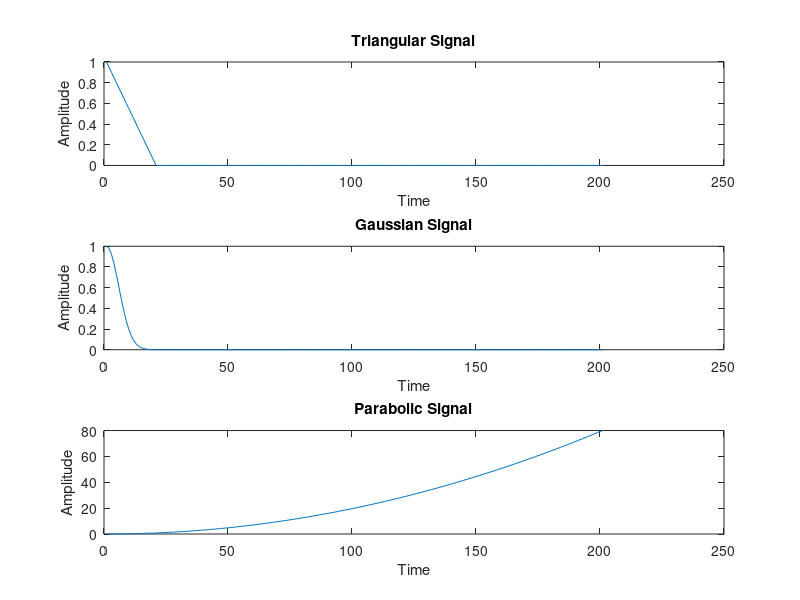

Source code (MATLAB):
clc;clear all;close all;
%Triangular Signal
a=2;
t=0:0.1:20;
x1=1-abs(t)/a;
x2=0;
x=x1.*(abs(t)<=a)+ x2.*(abs(t)>a);
subplot(3,1,1);plot(x);
xlabel('Time');ylabel('Amplitude');
title('Triangular Signal');
% Gaussian Waveforms:
a=2;
x=exp(-a.*(t.^2));
subplot(3,1,2);plot(x);
xlabel('Time');ylabel('Amplitude');
title('Gaussian Signal');
% Parabolic Signal:
a=0.4;
x1=(a*(t.^2))/2;
x2=0;
x=x1.*(t>=0)+ x2.*(t<0);
subplot(3,1,3);plot(x);
xlabel('Time');ylabel('Amplitude');
title('Parabolic Signal');